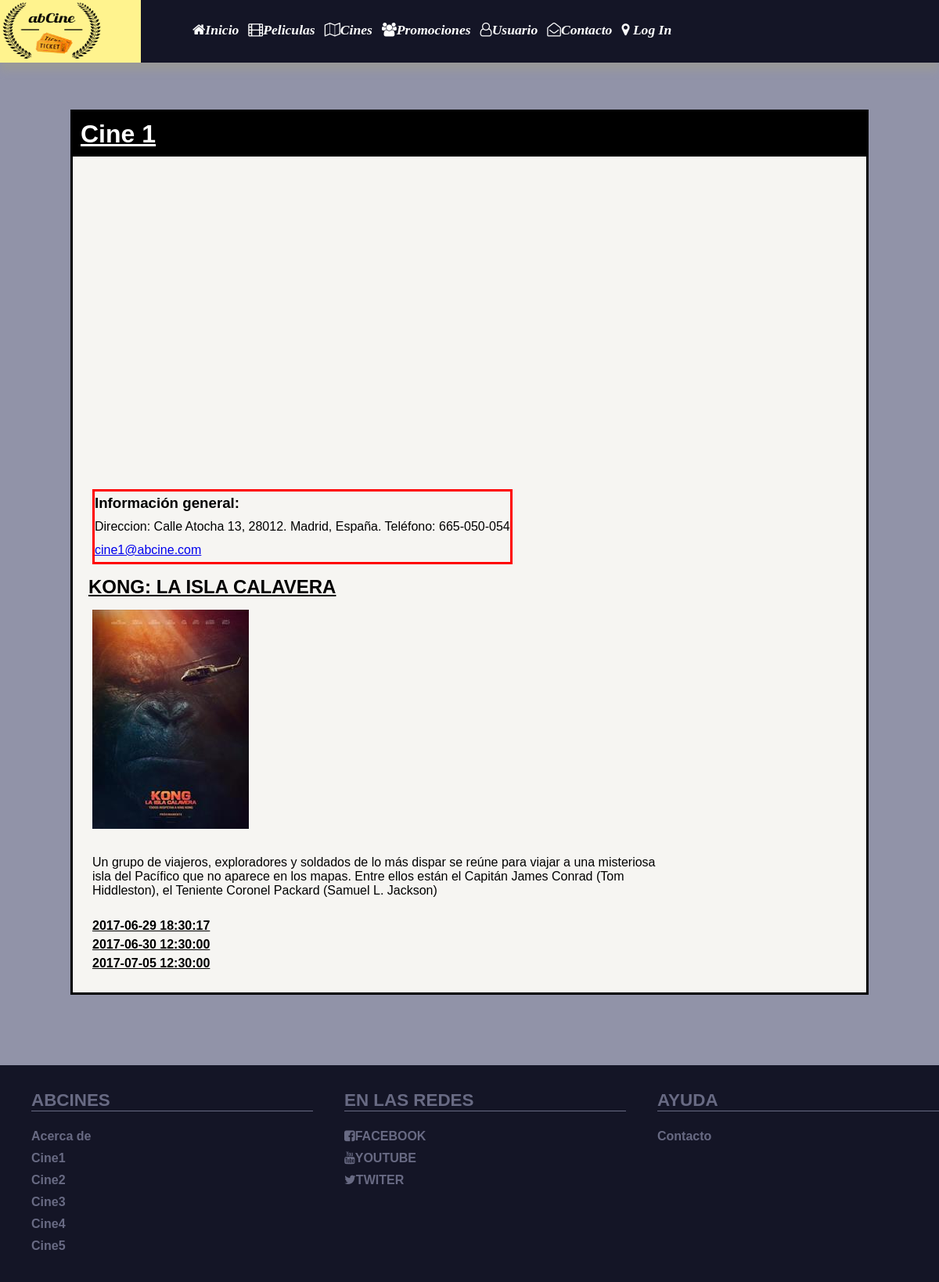
The page /cines-detalle.php?id=1 on the database its author committed.
### tables this page shows
CREATE TABLE `cine` (
  `id` int(11) NOT NULL,
  `nombre` varchar(50) NOT NULL,
  `info` text NOT NULL,
  `email` varchar(50) NOT NULL
);

CREATE TABLE `pelicula` (
  `id` int(11) NOT NULL,
  `nombreFoto` varchar(30) NOT NULL,
  `nombre` varchar(30) NOT NULL,
  `urlyoutube` varchar(256) NOT NULL,
  `descripcion` varchar(256) NOT NULL,
  `sinopsis` varchar(256) NOT NULL,
  `preestreno` tinyint(1) NOT NULL,
  `comun` tinyint(1) NOT NULL
);

### includes/App.php (called while the page is built, shortened)
<?php
class App {
  private $installPath;
  public function init($bdConn,$rootPath,$installPath){
    $this->installPath = $installPath;
    $lenInstallPath = mb_strlen($this->installPath);
    if($lenInstallPath > 0 && $this->installPath[$lenInstallPath-1]!='/'){
      $this->installPath.='/';
    }
  }
  public function doInclude($path = '') {
    include($this->installPath . '/'.$path);
  }
  }
 ?>

### includes/queryViewCine.php (the view, shortened to what this page needs)
<?php
  $conn = App::conexionBd();
  $sql = "SELECT c.info as c_info, c.nombre as c_nombre, c.email as c_email
          FROM cine c
          WHERE c.id = ". htmlspecialchars($_GET['id']) .";";
     $result = $conn->query($sql);
     $row = $result->fetch_assoc();
      echo "<div class='cine-contenedor'>";
         echo "<div class='cine-contenedor-header'>";
          echo " <h1>". $row['c_nombre'] ."</h1>";
        echo "</div>";
        echo "<div class='cine-contenedor-peliculas'>";
          echo"<div class='info-contenedor'>";
            echo "<div id='map'>";
            echo "</div>";
            echo "<div class='info-descripcion'>";
              echo"<h3>Información general:</h3>";
              echo  $row['c_info'];
              echo "<br>";
              echo "<a href='mailto:". $row['c_email'] ."?subject=feedback'>". $row['c_email'] ."</a>";
            echo"</div>";
          echo"</div>";
  $sql = "SELECT distinct p.id AS p_id, p.nombre AS p_nombre, p.nombreFoto, p.sinopsis, f.fecha
          FROM cine c, sala s, funcion f, pelicula p
          WHERE c.id = s.idCine AND s.id = f.id_sala AND f.id_pelicula = p.id AND c.id = '". htmlspecialchars($_GET['id']) ."';";
        $result = $conn->query($sql);
        if ($result->num_rows > 0) {
          $nombre_pelicula_anterior = "";
        while($row = $result->fetch_assoc()) {
              $nombre_pelicula_ahora = $row['p_nombre'];
             if ($nombre_pelicula_ahora != $nombre_pelicula_anterior) {
                  $nombre_pelicula_anterior = $nombre_pelicula_ahora;
                  echo "<div class='pelicula-contenedor'>";
                  echo "<h2>". $row['p_nombre'] ."</h2>";
                  echo "<div class='pelicula-img'><a href='pelicula-detalle.php?id=" . $row['p_id'] . "'><img src='IMG/" . $row['nombreFoto'] . "'/></a></div>";
               echo "</div>";
                echo "<div class='pelicula-detalles'>";
                echo $row['sinopsis'];
                echo "<p class=horarios>";
                echo"<br>";
             }
              echo $row['fecha'];
              echo"<br>";
        }
         echo"</p>";
          echo"</div>";
          echo"</div>";
      }
?>

### css/cines/cines-detalle.css (style rules this page uses)
#map { height: 400px; width: 100%; }
.cine-contenedor { background-color: #f6f5f2; font-family:"HCo Gotham SSm",Helvetica,Arial,sans-serif; border-color: black; border-style: solid; margin: 30px; }
.cine-contenedor-header { background-color: black; color: white; padding: 10px; }
.cine-contenedor-header h1 { text-decoration: underline; font-size: 2rem; }
.cine-contenedor-peliculas { padding: 10px; overflow: hidden; }
.cine-contenedor-peliculas h2 { margin-left: 10px; margin-top: 10px; text-decoration: underline; }
.info-contenedor { clear: both; }
.info-descripcion { float: left; max-width: 75%; margin: 15px; line-height: 30px; border: solid red; }
.pelicula-contenedor { clear: both; }
.pelicula-img { margin: 15px; float:left; max-width: 25%; }
.pelicula-img img { width: 200px; height: 280px; }
.pelicula-detalles { margin: 15px; float: left; max-width: 75%; }
p.horarios { font-weight: bold; text-decoration: underline; line-height: 150%; }

### css/footerHeader/estilo.css (style rules this page uses)
* { margin:0px; padding:0px; }
body { background:#9193a8; }
footer { background:#141526; width:100%; float:left; clear:both; padding: 2rem 0rem; }
footer div { color: #686a83; font-weight: 500; width: 30%; margin-left: 40px; font-family:Arial,sans-serif; font-weight: bold; }
footer ul { list-style: none; padding:0; margin-top:50px; }
footer li { margin: 10px 0 5px 0px; }
footer div h { font-size: 1.4rem; border-bottom: 1px solid #686a83; float:left; width:100%; }
footer a { text-decoration:none; margin:0px; color:#686a83; transition: .4s; }
.footcontainer1 { float:left; }
.footcontainer2 { float:left; }
.footcontainer3 { float:left; }

### rows shown on the page
cine: nombre "Cine 1", info "Direccion: Calle Atocha 13, 28012. Madrid, España. Teléfono: 665-050-054", email "cine1@abcine.com"
pelicula: nombre "KONG: LA ISLA CALAVERA", nombreFoto (picture), sinopsis "Un grupo de viajeros, exploradores y soldados de lo más dispar se reúne para viajar a una misteriosa isla del Pacífico que no aparece en los mapas. Entre ellos están el Capitán James Conrad (Tom Hiddleston), el Teniente Coronel Packard (Samuel L. Jackson)", fecha "2017-06-29 18:30:17", fecha "2017-06-30 12:30:00", fecha "2017-07-05 12:30:00"
